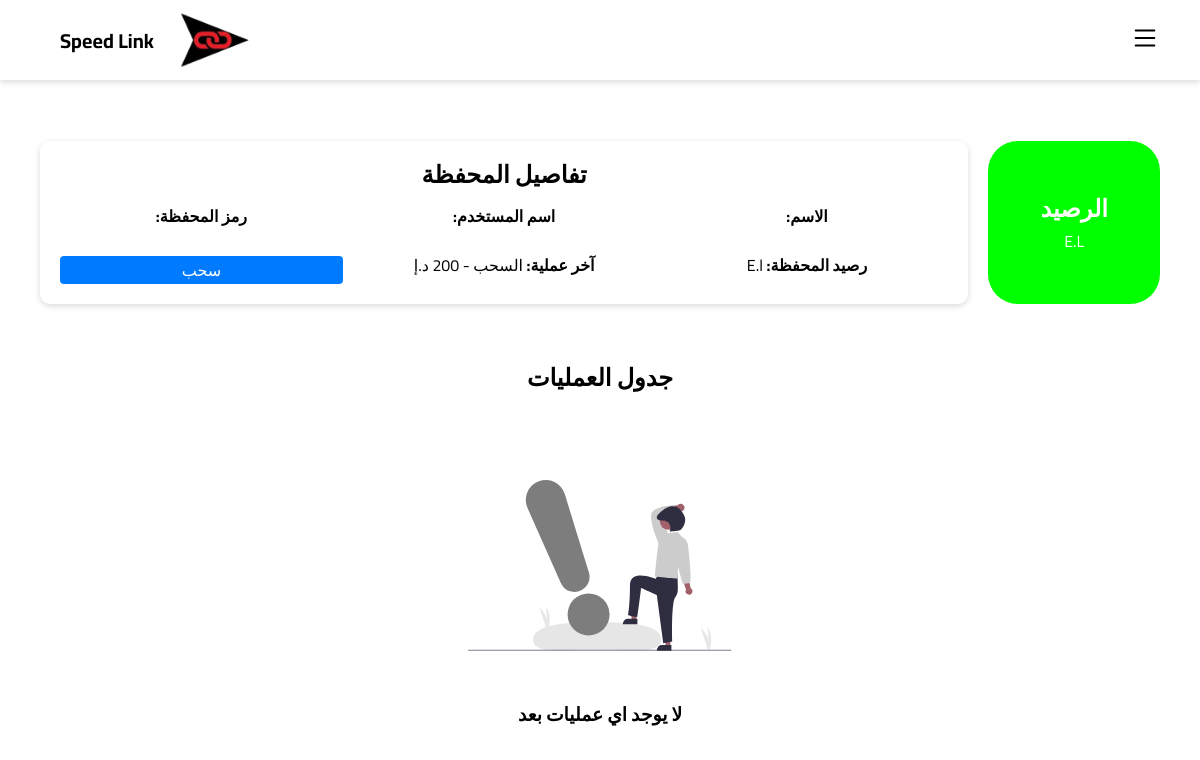
The app's page /viwewallets/HVXHPqExkDMNh3s, older data.
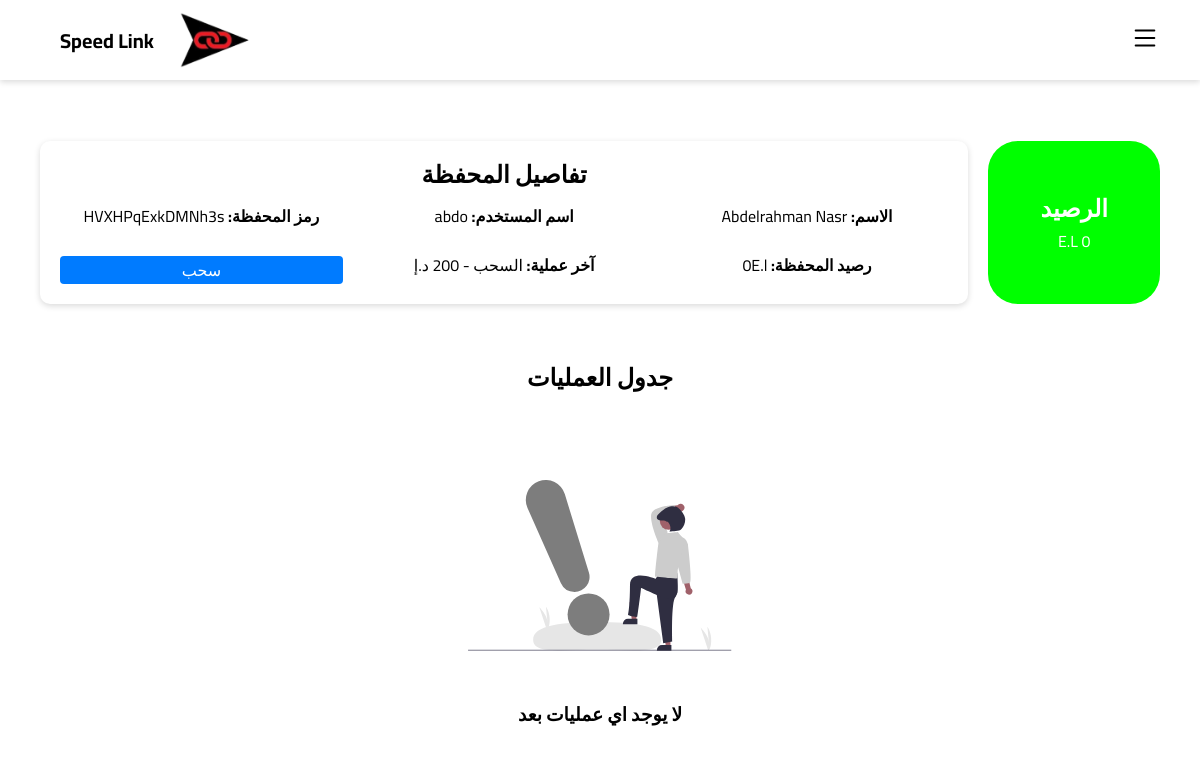
The same page, newer data.
### app.py (models this page shows)
class Shippers(db.Model):
    id = db.Column(db.Integer, primary_key=True)
    email = db.Column(db.String(100), unique=True)
    username = db.Column(db.String(100), unique=True)
    password = db.Column(db.String(100))
    name = db.Column(db.String(100))
    phone1 = db.Column(db.String(11))
    phone2 = db.Column(db.String(11))
    city = db.Column(db.String(15))
    address = db.Column(db.String(300))
    wallet_code = db.Column(db.String(15), unique=True)
    dues = db.Column(db.Integer)
    shipments = db.Column(db.Integer)

class Wallets(db.Model):
    id = db.Column(db.Integer, primary_key=True)
    wallet_code = db.Column(db.String(15), unique=True)
    name = db.Column(db.String(100))
    Shipper_id = db.Column(db.Integer)
    dues = db.Column(db.Integer)

### app.py (the view)
@app.route('/viwewallets/<wallet_code>')
def viwewallets(wallet_code):
    shipper = Shippers.query.filter_by(wallet_code=wallet_code).first()
    wallet = Wallets.query.filter_by(wallet_code=wallet_code).first()
    wallet_log = WalletsLog.query.filter_by(wallet_code=wallet_code).all()
    wallet_log = wallet_log[::-1]
    return render_template('wallet.html',infoS=shipper,infoW=wallet,infoL=wallet_log)

### templates/wallet.html (shortened to what this page needs)
{% extends 'base.html' %} {% block content %}
    <link rel="stylesheet" href="https://cdnjs.cloudflare.com/ajax/libs/normalize/8.0.1/normalize.min.css"
    />
        <div class="wallet-container">
            <div class="wallet-balance">
                <div class="curved-rectangle">
                    <h2>الرصيد</h2>
                    <p>{% if infoS.dues == infoW.dues%} {{ infoS.dues }}{% endif %} E.L</p>
                </div>
                <div class="wallet-details">
                    <h2>تفاصيل المحفظة</h2>
                    <br>
                    <div class="wallet-card">
                        <p>
                            <strong>الاسم:</strong> {{ infoS.name }}
                        </p>
                        <p>
                            <strong>اسم المستخدم:</strong> {{ infoS.username }}
                        </p>
                        <p>
                            <strong>رمز المحفظة:</strong> {{ infoW.wallet_code }}
                        </p>
                        <p>
                            <strong>رصيد المحفظة:</strong> {% if infoS.dues == infoW.dues%} {{ infoS.dues }}{% endif %}E.l
                        </p>
                        <p>
                            <strong>آخر عملية:</strong> السحب - 200 د.إ
                        </p>
                        <button class="withdraw-btn" onclick="showWithdrawPopup()">
								سحب
							</button>
                    </div>
                </div>
            </div>
        </div>
        <div class="operations-table">
            <h2>جدول العمليات</h2>{% if infoL %}
            <table>
                <thead>
                    <tr>
                        <th>ID</th>
                        <th>تاريخ</th>
                        <th>المبلغ</th>
                        <th>الباركود</th>
                        <th>تفاصيل</th>
                    </tr>
                </thead>
                <tbody>
                    {% for log in infoL%}
                    <tr>
                        <td>{{ log.id }}</td>
                        <td>{{ log.created_at }}</td>
                        <td>{{ log.amount }}</td>
                        <td>{{ log.Shipment_barcode }}</td>
                        <td><a href="/track/{{log.Shipment_barcode}}" class="details-btn">تفاصيل</a></td>
                    </tr>
                    {% endfor %}
                </tbody>
            </table>{% else %}
            <center>
                <br>
                <div class="" style="margin: 50px 0;">
                    <br>
                </div>
                <h3>لا يوجد اي عمليات بعد</h3>
            </center>
            {% endif %}
        </div>
        {% endblock %}

Row changes from the older to the newer data that the page shows:
now on this page (row edited): Shippers: dues "0", name "Abdelrahman Nasr", username "abdo"
now on this page (row edited): Wallets: wallet_code "HVXHPqExkDMNh3s"
